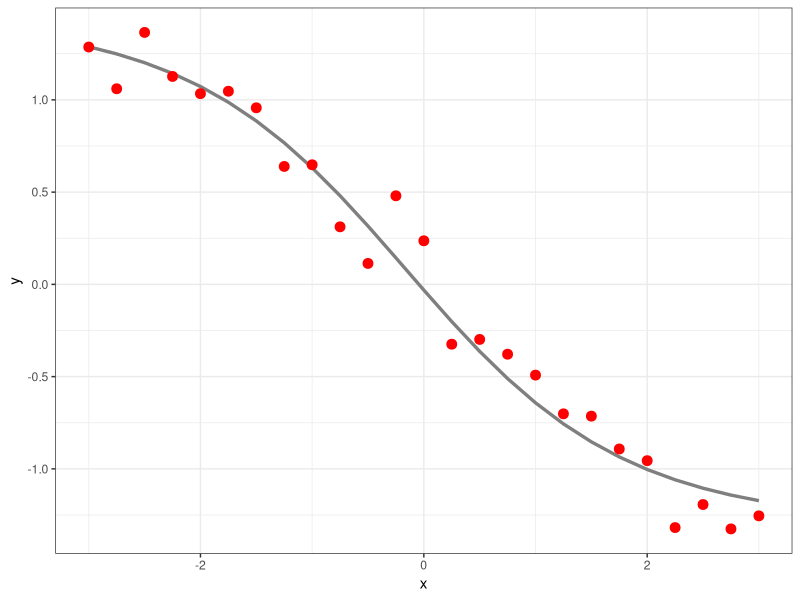
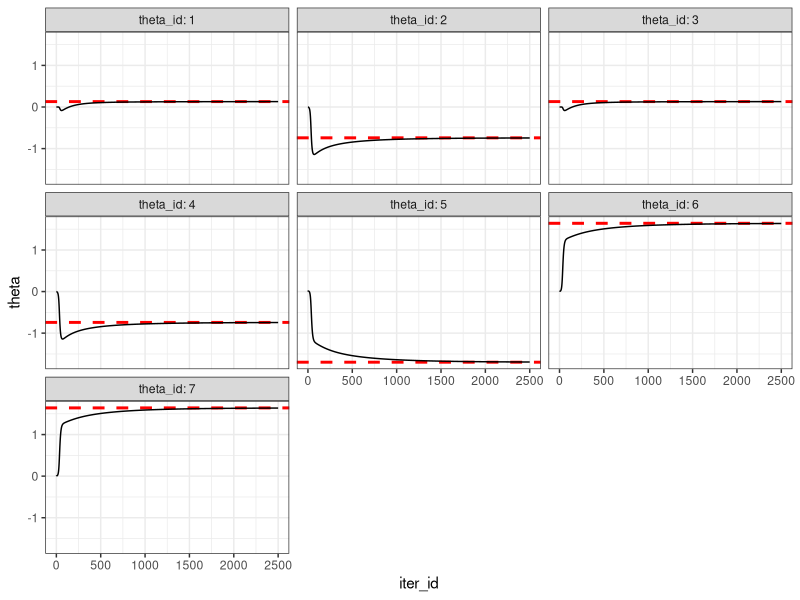
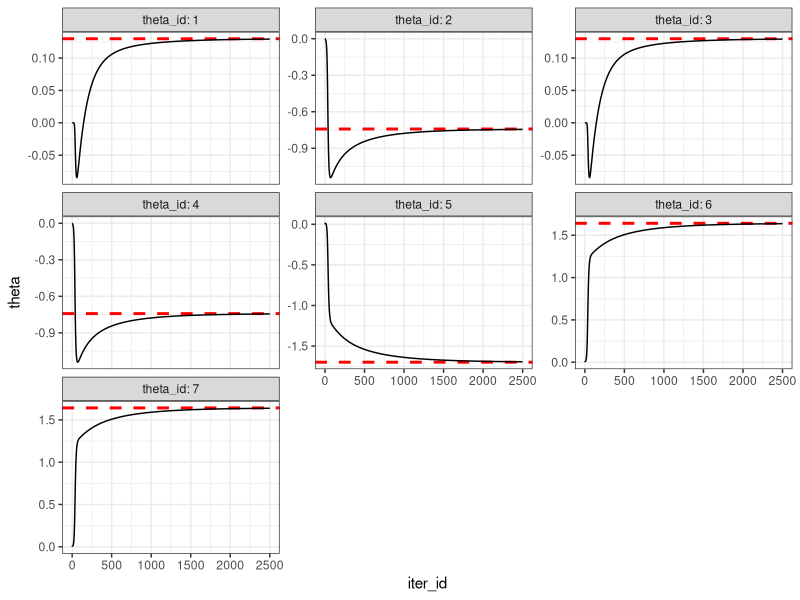
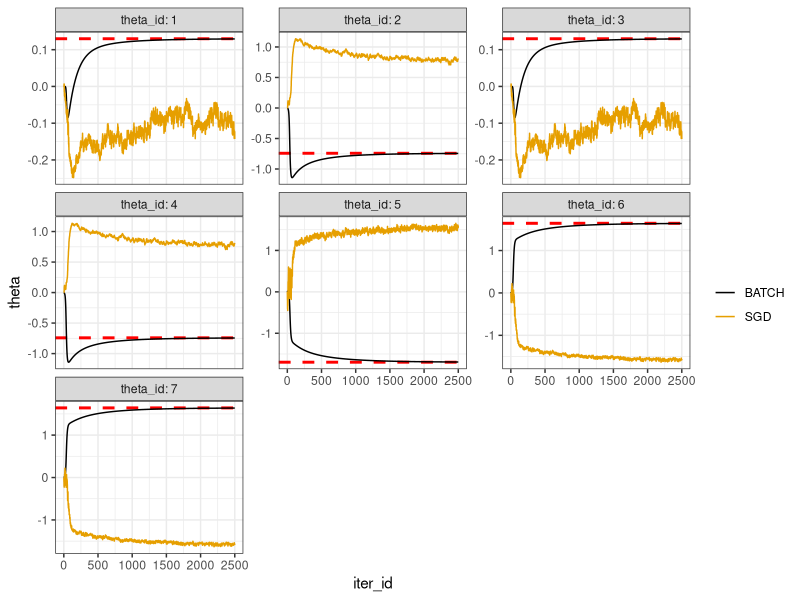
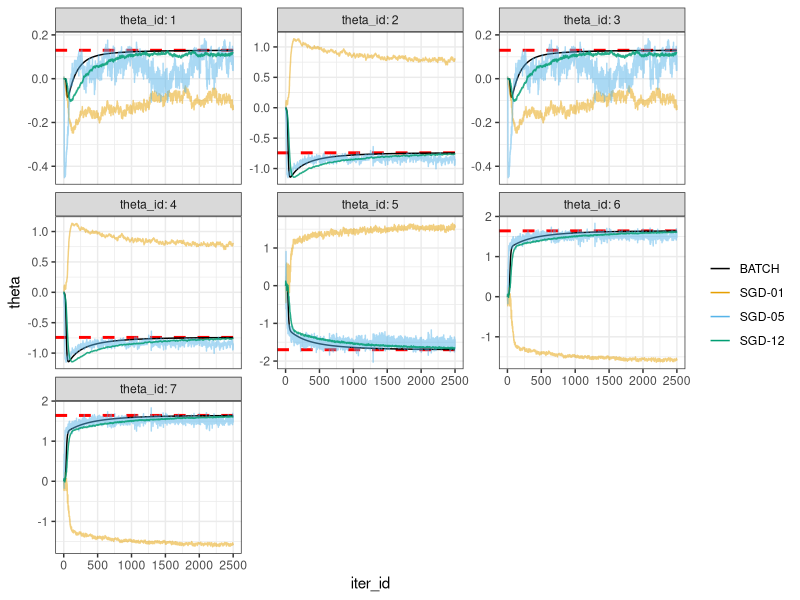

Recreate these plots in R, in order.
### compare batch mode gradient descent with SGD

### use the simple toy problem with 1 input and 2 hidden units

### this example does not setup the most computationally efficient SGD aglorithm
### the point is to illustrate what happens and to compare the results with
### using all data points (batch mode)

library(tidyverse)

### set up the simple problem with 2 hidden units and the logistic
### non-linear transformation function

### specify the hidden unit parameters
b1 <- c(0.2, 1.2)
b2 <- c(-0.1, -0.8)

### set the input to be evenly spaced between -3 and +3
x <- seq(-3, 3, length.out = 25)

### create the design matrix
Xmat <- model.matrix( ~ x, data = data.frame(x = x))

### calculate the hidden unit linear predictors 
Bmat <- cbind(b1, b2)

Bmat

Amat <- Xmat %*% Bmat

### next calculate the non-linear transformed values per hidden unit
### assuming the logistic function

Hmat <- boot::inv.logit(Amat)

### now define the true output layer parameters
a0true <- 0.2
atrue <- c(-1.5, 1.25)

### calculate the true nnet output
ftrue <- a0true + Hmat %*% as.matrix(atrue)

### set the noise to a low value
sigma_true <- 0.15

### generate noisy observations and package 
### the input with the noisy response
set.seed(1131)
demo_df <- tibble::tibble(x = x) %>% 
  mutate(f = as.vector(ftrue),
         y = rnorm(n = n(), mean = f, sd = sigma_true))

### plot the training set
demo_df %>% 
  ggplot(mapping = aes(x = x)) +
  geom_line(mapping = aes(y = f),
            color = "grey50",
            size = 1.15) +
  geom_point(mapping = aes(y = y),
             size = 3, color = "red") +
  labs(y = "y") +
  theme_bw()

### setup the SSE function we wish to minimize 
### all parameters will be contained in the theta vector
### need to extract them appropriately

my_neuralnet_sse <- function(theta, my_info)
{
  # extract the hidden unit parameters
  X <- my_info$design_matrix
  length_beta <- ncol(X)
  total_num_betas <- my_info$num_hidden * length_beta
  beta_vec <- theta[1:total_num_betas]
  
  # extract the output layer parameters
  a_all <- theta[(total_num_betas + 1):length(theta)]
  
  # reorganize the beta parameters into a matrix
  Bmat <- matrix(beta_vec, nrow = length_beta, byrow = FALSE)
  
  # reorganize the output layer parameters by extracting
  # the output layer intercept (the bias)
  a0 <- a_all[1] # the first element in a_all is the bias
  av <- a_all[-1] # select all EXCEPT the first element
  
  # calculate the neural network in one line of code
  # your homework assignment breaks this operation 
  # into several lines, so do NOT copy and paste!!!
  # you may use this expression to help debug your code
  f <- as.vector( a0 + my_info$transform_hidden(X %*% Bmat) %*% matrix(av) )
  
  # performance metric - calculate the SSE
  sum((my_info$yobs - f)^2)
}

### assemble the list of required information
two_hidden_sse_info <- list(
  yobs = demo_df$y,
  design_matrix = model.matrix( y ~ x, demo_df),
  num_hidden = 2,
  transform_hidden = boot::inv.logit
)

### test out the function
two_hidden_sse_info$num_params <- two_hidden_sse_info$num_hidden * ncol(two_hidden_sse_info$design_matrix) +
  two_hidden_sse_info$num_hidden + 1

my_neuralnet_sse(rep(0, two_hidden_sse_info$num_params), two_hidden_sse_info)

my_neuralnet_sse(rep(0.25, two_hidden_sse_info$num_params), two_hidden_sse_info)

my_neuralnet_sse(rep(-1, two_hidden_sse_info$num_params), two_hidden_sse_info)

### fit the model using optim(), notice that we do NOT set the
### `fnscale` argument since we want to MINIMIZE the SSE

two_hidden_fit_a <- optim(rep(0, two_hidden_sse_info$num_params),
                          my_neuralnet_sse,
                          gr = NULL,
                          two_hidden_sse_info,
                          method = "BFGS",
                          hessian = TRUE,
                          control = list(maxit = 5001))

two_hidden_fit_a

### Put together functions to perform gradient descent

### calculate the gradient, but do so numerically

estimate_sse_grad <- function(unknowns, my_info)
{
  numDeriv::grad(my_neuralnet_sse, unknowns, method="Richardson", 
                 side=NULL, method.args=list(),
                 my_info)
}

### the gradient at the 0 guess
estimate_sse_grad(rep(0, two_hidden_sse_info$num_params), two_hidden_sse_info)

### update the parameters using the gradient and defined step size
grad_descent_update <- function(unknowns, my_info, step_size)
{
  g <- estimate_sse_grad(unknowns, my_info)
  
  unknowns - step_size * g
}

### define a function which executes the gradient descent optimization from a starting guess
### just specify the number of steps for now for simplicity

run_grad_descent <- function(start_guess, num_steps, step_size, my_info)
{
  # initialize
  res <- vector(mode = "list", length = num_steps + 1)
  res[[1]] <- start_guess
  
  for(k in 2:(num_steps+1)){
    res[[k]] <- grad_descent_update(res[[k - 1]], my_info, step_size)
  }
  
  res
}

### test out running the optimization

run_grad_descent(rep(0, two_hidden_sse_info$num_params), 3, step_size = 0.5e-3, two_hidden_sse_info)

### define a function which "tidys" the results
tidy_grad_descent_results <- function(res, iter_id)
{
  purrr::map2_dfr(res, iter_id,
                  function(ll, id){tibble::tibble(theta = ll) %>% 
                      mutate(iter_id = id) %>% 
                      tibble::rowid_to_column("theta_id")})
}

### define a function to run the gradient descent algorithm and tidy the results

run_tidy_gradient_descent <- function(start_guess, num_steps, step_size, my_info)
{
  my_res <- run_grad_descent(start_guess, num_steps, step_size, my_info)
  
  tidy_grad_descent_results(my_res, seq_along(my_res) - 1)
}

### run the optimization from the starting guess of 0

opt_iterations_0 <- run_tidy_gradient_descent(rep(0, two_hidden_sse_info$num_params), 
                                              2500, 
                                              step_size = 10e-3, 
                                              two_hidden_sse_info)

opt_iterations_0 %>% glimpse()

### plot the iteration results per unknown coefficient, compare to the
### optim() based results from that starting guess of zero

opt_iterations_0 %>% 
  ggplot(mapping = aes(x = iter_id, y = theta)) +
  geom_hline(data = tibble::tibble(optim_est = two_hidden_fit_a$par) %>% 
               tibble::rowid_to_column("theta_id"),
             mapping = aes(yintercept = optim_est),
             color = "red", linetype = "dashed", size = 1.) +
  geom_line(mapping = aes(group = theta_id)) +
  facet_wrap(~theta_id, labeller = "label_both") +
  theme_bw()

### zoom in on each parameter
opt_iterations_0 %>% 
  ggplot(mapping = aes(x = iter_id, y = theta)) +
  geom_hline(data = tibble::tibble(optim_est = two_hidden_fit_a$par) %>% 
               tibble::rowid_to_column("theta_id"),
             mapping = aes(yintercept = optim_est),
             color = "red", linetype = "dashed", size = 1.) +
  geom_line(mapping = aes(group = theta_id)) +
  facet_wrap(~theta_id, labeller = "label_both", scales = "free_y") +
  theme_bw()

### now consider stochastic gradient descent (SGD) by randomly selecting
### a single data point at each iteration

sgd_update <- function(unknowns, my_info, step_info)
{
  # randomly select observations
  n_id <- sample(1:length(my_info$yobs), step_info$batch_size, replace = FALSE)
  # subset the training set correctly
  my_info$yobs <- my_info$yobs[n_id]
  my_info$design_matrix <- my_info$design_matrix[n_id, , drop = FALSE]
  
  g <- estimate_sse_grad(unknowns, my_info)
  
  unknowns - step_info$step_size * g
}

run_sgd <- function(start_guess, num_steps, step_info, my_info)
{
  # initialize
  res <- vector(mode = "list", length = num_steps + 1)
  res[[1]] <- start_guess
  
  for(k in 2:(num_steps+1)){
    res[[k]] <- sgd_update(res[[k - 1]], my_info, step_info)
  }
  
  res
}

### test
set.seed(12345)
run_sgd(rep(0, two_hidden_sse_info$num_params), 3, 
        step_info = list(batch_size = 1, step_size = 10e-3), 
        two_hidden_sse_info)

### define a function which "tidys" the results
tidy_sgd_results <- function(res, iter_id)
{
  purrr::map2_dfr(res, iter_id,
                  function(ll, id){tibble::tibble(theta = ll) %>% 
                      mutate(iter_id = id) %>% 
                      tibble::rowid_to_column("theta_id")})
}

### define a function to run the gradient descent algorithm and tidy the results

run_tidy_sgd <- function(start_guess, num_steps, step_info, my_info)
{
  my_res <- run_sgd(start_guess, num_steps, step_info, my_info)
  
  tidy_sgd_results(my_res, seq_along(my_res) - 1)
}

### run the optimization from the starting guess of 0

set.seed(12345)
sgd_iterations_0 <- run_tidy_sgd(rep(0, two_hidden_sse_info$num_params), 
                                 2500, 
                                 step_info = list(batch_size = 1, step_size = 0.1), 
                                 two_hidden_sse_info)

sgd_iterations_0 %>% glimpse()

### compare the gradient descent "BATCH" mode results to the SGD results
opt_iterations_0 %>% tibble::rowid_to_column() %>% 
  mutate(type = 'BATCH') %>% 
  bind_rows(sgd_iterations_0 %>% tibble::rowid_to_column() %>% 
              mutate(type = "SGD")) %>% 
  ggplot(mapping = aes(x = iter_id, y = theta)) +
  geom_hline(data = tibble::tibble(optim_est = two_hidden_fit_a$par) %>% 
               tibble::rowid_to_column("theta_id"),
             mapping = aes(yintercept = optim_est),
             color = "red", linetype = "dashed", size = 1.) +
  geom_line(mapping = aes(group = interaction(theta_id, type),
                          color = type)) +
  facet_wrap(~theta_id, labeller = "label_both", scales = "free_y") +
  ggthemes::scale_color_colorblind("") +
  theme_bw()

### try mini-batch, use 5 data points 
set.seed(12345)
sgd_batch_5 <- run_tidy_sgd(rep(0, two_hidden_sse_info$num_params), 
                            2500, 
                            step_info = list(batch_size = 5, step_size = 0.1), 
                            two_hidden_sse_info)

### try mini-batch use 12 data points, but needed to modify the step size...
set.seed(12345)
sgd_batch_12 <- run_tidy_sgd(rep(0, two_hidden_sse_info$num_params), 
                             2500, 
                             step_info = list(batch_size = 12, step_size = 0.01), 
                             two_hidden_sse_info)


### compare all optimizations results
opt_iterations_0 %>% tibble::rowid_to_column() %>% 
  mutate(type = 'BATCH') %>% 
  bind_rows(sgd_iterations_0 %>% tibble::rowid_to_column() %>% 
              mutate(type = "SGD-01")) %>% 
  bind_rows(sgd_batch_5 %>% tibble::rowid_to_column() %>% 
              mutate(type = "SGD-05")) %>% 
  bind_rows(sgd_batch_12 %>% tibble::rowid_to_column() %>% 
              mutate(type = "SGD-12")) %>% 
  ggplot(mapping = aes(x = iter_id, y = theta)) +
  geom_hline(data = tibble::tibble(optim_est = two_hidden_fit_a$par) %>% 
               tibble::rowid_to_column("theta_id"),
             mapping = aes(yintercept = optim_est),
             color = "red", linetype = "dashed", size = 1.) +
  geom_line(mapping = aes(group = interaction(theta_id, type),
                          color = type,
                          alpha = type)) +
  facet_wrap(~theta_id, labeller = "label_both", scales = "free_y") +
  ggthemes::scale_color_colorblind("") +
  scale_alpha_manual("", 
                     values = c("BATCH" = 1.,
                                "SGD-01" = 0.5,
                                "SGD-05" = 0.5,
                                'SGD-12' = 0.85)) +
  theme_bw() +
  guides(color = guide_legend(override.aes = list(alpha = 1.0, size=1.1)))
